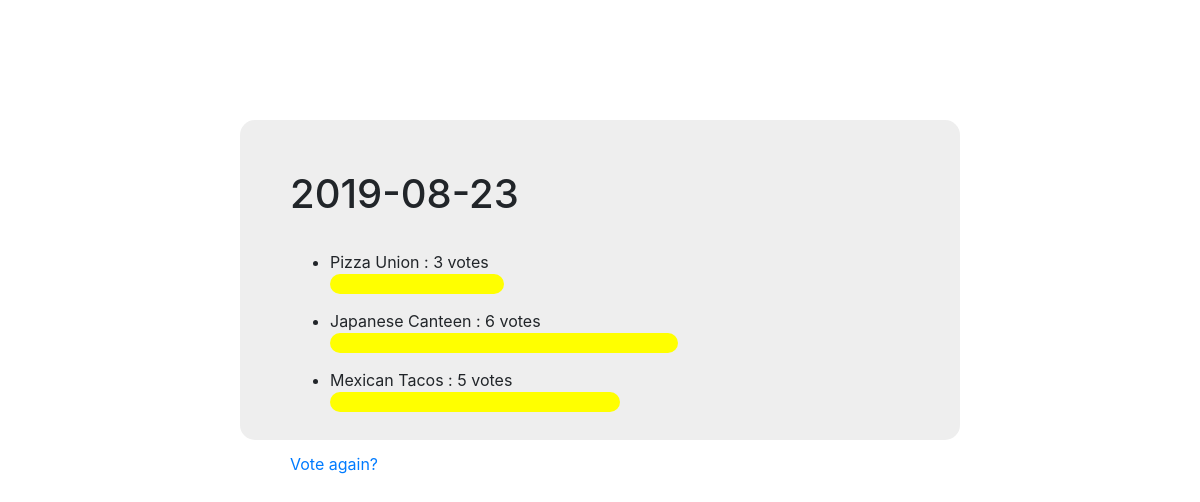
Page /polls/6/results/ on the earlier database version.
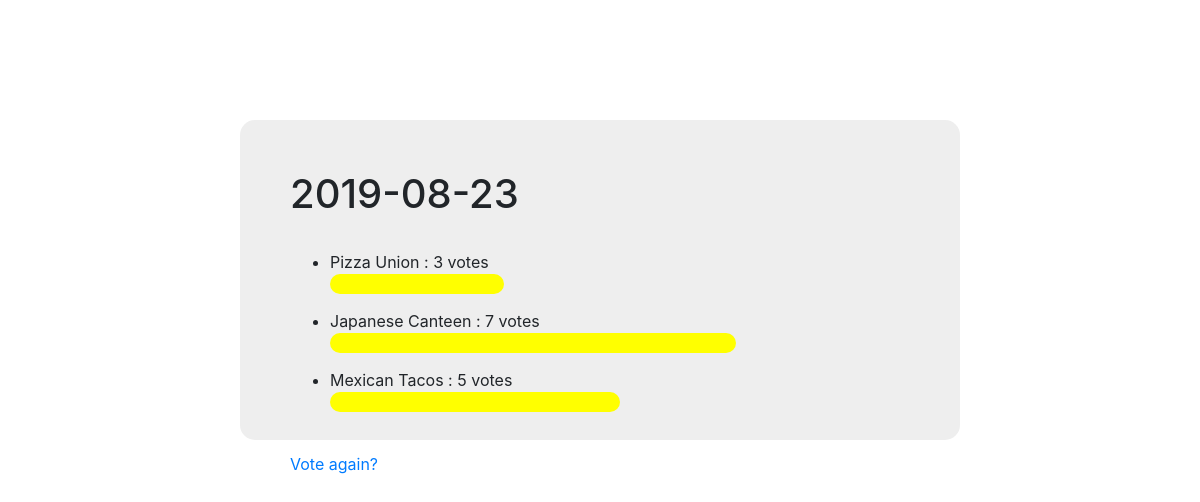
Same page on the later database version.
### polls/models.py (models this page shows, shortened)
class Choice(models.Model):
    question = models.ForeignKey(Question, on_delete=models.CASCADE)
    choice_text = models.CharField(max_length=200)
    votes = models.IntegerField(default=0)

### polls/views.py (the view)
# urls.py: path('<int:pk>/results/', views.ResultsView.as_view(), name='results'),
class ResultsView(generic.DetailView):
    model = Question
    template_name = 'polls/results.html'

### polls/templates/polls/results.html (shortened to what this page needs)
<link rel="stylesheet" href="https://stackpath.bootstrapcdn.com/bootstrap/4.1.3/css/bootstrap.min.css"
>
<div style="background-color:#eeeeee;padding:50px;margin:10% 20%;height:40%;width:60%;border-radius:15px;">
  <h1>{{ question.question_text }}</h1>
  <br />
  <ul>
    {% for choice in question.choice_set.all %}
    <li>{{ choice.choice_text }} : {{ choice.votes }} vote{{ choice.votes|pluralize }}</li>
    <div style="width:{{ choice.votes }}0%; height:20px;background-color:yellow;margin-bottom:15px;border-radius:15px;"></div>
    {% endfor %}
  </ul>
  <br />
  <a href="{% url 'polls:detail' question.id %}">Vote again?</a>
</div>

Differences in the rows shown:
changed Choice "Japanese Canteen": votes "6" → "7"
